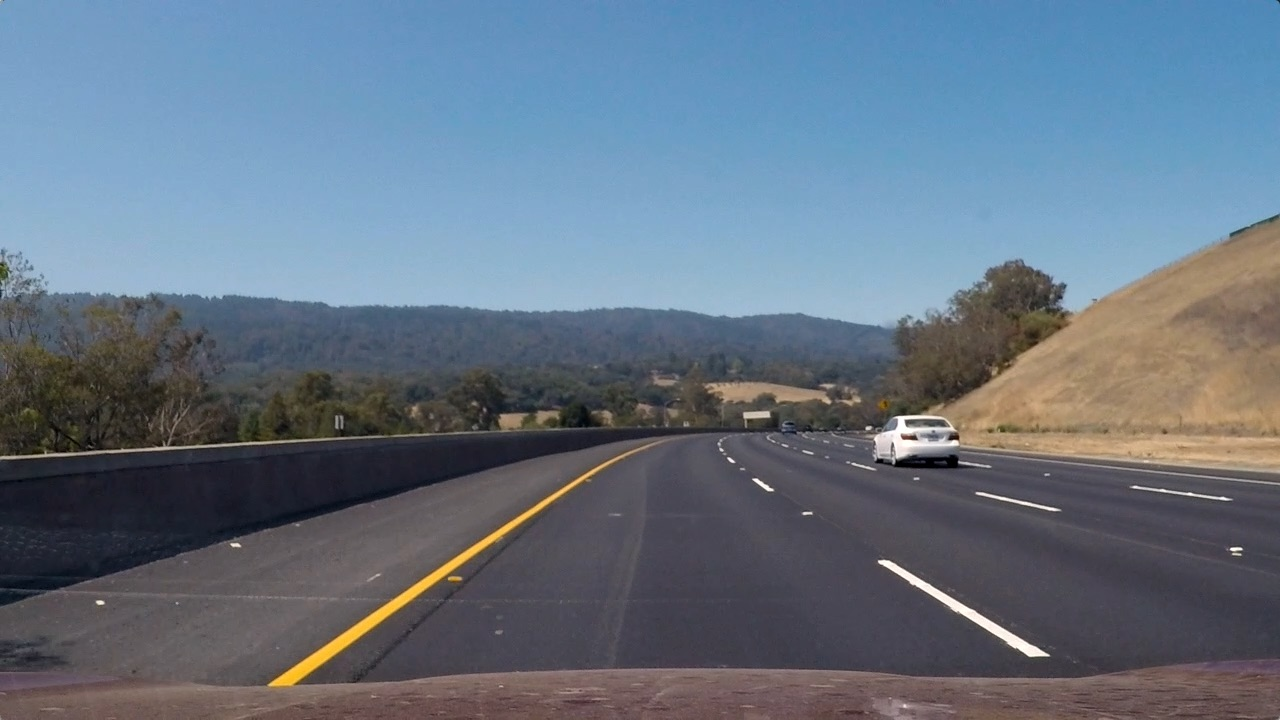
#> input picture computer_vision_deep_learning/machine_learning_object_tracking/test3.jpg, 1280 x 720 px
$ python -i search_classify.py   (imports and definitions only)   (older library calls are emulated)
#> lines starting #> are read from the running program, lines starting #| are printed output that depends on the picture
### computer_vision_deep_learning/machine_learning_object_tracking/lesson_functions.py
#!/usr/bin/python3.5
import matplotlib.image as mpimg
import numpy as np
import cv2
from skimage.feature import hog

# Define a function to return HOG features and visualization
def get_hog_features(img, orient, pix_per_cell, cell_per_block,\
                        vis=False, feature_vec=True):
    # Call with two outputs if vis==True
    if vis == True:
        features, hog_image = hog(img, orientations=orient,\
                                  pixels_per_cell=(pix_per_cell, pix_per_cell),\
                                  block_norm= 'L2-Hys',\
                                  cells_per_block=(cell_per_block, cell_per_block),\
                                  transform_sqrt=True,\
                                  visualise=vis, feature_vector=feature_vec)
        return features, hog_image

    # Otherwise call with one output
    else:
        features = hog(img, orientations=orient,\
                       pixels_per_cell=(pix_per_cell, pix_per_cell),\
                       cells_per_block=(cell_per_block, cell_per_block),\
                       block_norm= 'L2-Hys',\
                       transform_sqrt=True,\
                       visualise=vis, feature_vector=feature_vec)
        return features


# Define a function to compute binned color features
def bin_spatial(img, size=(32, 32)):
    # Use cv2.resize().ravel() to create the feature vector
    features = cv2.resize(img, size).ravel()
    # Return the feature vector
    return features


# Define a function to compute color histogram features
# NEED TO CHANGE bins_range if reading .png files with mpimg!
def color_hist(img, nbins=32, bins_range=(0, 256)):
    # Compute the histogram of the color channels separately
    channel1_hist = np.histogram(img[:,:,0], bins=nbins, range=bins_range)
    channel2_hist = np.histogram(img[:,:,1], bins=nbins, range=bins_range)
    channel3_hist = np.histogram(img[:,:,2], bins=nbins, range=bins_range)
    # Concatenate the histograms into a single feature vector
    hist_features = np.concatenate((channel1_hist[0], channel2_hist[0], channel3_hist[0]))
    # Return the individual histograms, bin_centers and feature vector
    return hist_features


# Define a function to extract features from a list of images
# Have this function call bin_spatial() and color_hist()
# [112 lines left out: functions extract_features, slide_window, draw_boxes, not called in this run]

### computer_vision_deep_learning/machine_learning_object_tracking/search_classify.py
#!/usr/bin/python3.5
import matplotlib.image as mpimg
import matplotlib.pyplot as plt
import numpy as np
import cv2
import glob
import time
import pickle
from sklearn.svm import LinearSVC
from sklearn.preprocessing import StandardScaler
from skimage.feature import hog
from lesson_functions import *
# NOTE: the next import is only valid for scikit-learn version <= 0.17
# for scikit-learn >= 0.18 use:
# from sklearn.model_selection import train_test_split
from sklearn.model_selection import train_test_split

# Define a function to extract features from a single image window
# This function is very similar to extract_features()
# just for a single image rather than list of images
def single_img_features(img, color_space='RGB', spatial_size=(32, 32),\
                        hist_bins=32, orient=9,\
                        pix_per_cell=8, cell_per_block=2, hog_channel=0,\
                        spatial_feat=True, hist_feat=True, hog_feat=True):
    #1) Define an empty list to receive features
    img_features = []
    #2) Apply color conversion if other than 'RGB'
    if color_space != 'RGB':
        if color_space == 'HSV':
            feature_image = cv2.cvtColor(img, cv2.COLOR_RGB2HSV)
        elif color_space == 'LUV':
            feature_image = cv2.cvtColor(img, cv2.COLOR_RGB2LUV)
        elif color_space == 'HLS':
            feature_image = cv2.cvtColor(img, cv2.COLOR_RGB2HLS)
        elif color_space == 'YUV':
            feature_image = cv2.cvtColor(img, cv2.COLOR_RGB2YUV)
        elif color_space == 'YCrCb':
            feature_image = cv2.cvtColor(img, cv2.COLOR_RGB2YCrCb)
    else: feature_image = np.copy(img)
    #3) Compute spatial features if flag is set
    if spatial_feat == True:
        spatial_features = bin_spatial(feature_image, size=spatial_size)
        #4) Append features to list
        img_features.append(spatial_features)
    #5) Compute histogram features if flag is set
    if hist_feat == True:
        hist_features = color_hist(feature_image, nbins=hist_bins)
        #6) Append features to list
        img_features.append(hist_features)
    #7) Compute HOG features if flag is set
    if hog_feat == True:
        if hog_channel == 'ALL':
            hog_features = []
            for channel in range(feature_image.shape[2]):
                hog_features.extend(get_hog_features(feature_image[:,:,channel],\
                                    orient, pix_per_cell, cell_per_block,\
                                    vis=False, feature_vec=True))
        else:
            hog_features = get_hog_features(feature_image[:,:,hog_channel], orient,\
                        pix_per_cell, cell_per_block, vis=False, feature_vec=True)
        #8) Append features to list
        img_features.append(hog_features)

    #9) Return concatenated array of features
    return np.concatenate(img_features)

# Define a function you will pass an image
# and the list of windows to be searched (output of slide_windows())
# [29 lines left out: function search_windows, not called in this run]

'''
# Read in cars and notcars
images = glob.glob('test_imgs/*.jpeg')
cars = []
notcars = []
for image in images:
    if 'image' in image or 'extra' in image:
        notcars.append(image)
    else:
        cars.append(image)

# Reduce the sample size because
# The quiz evaluator times out after 13s of CPU time
sample_size = 1100
cars = cars[0:sample_size]
notcars = notcars[0:sample_size]

### TODO: Tweak these parameters and see how the results change.
color_space = 'LUV' # Can be RGB, HSV, LUV, HLS, YUV, YCrCb
orient = 9  # HOG orientations
pix_per_cell = 8 # HOG pixels per cell
cell_per_block = 2 # HOG cells per block
hog_channel = 'ALL' # Can be 0, 1, 2, or "ALL"
spatial_size = (32, 32) # Spatial binning dimensions
hist_bins = 32   # Number of histogram bins
spatial_feat = True # Spatial features on or off
hist_feat = True # Histogram features on or off
hog_feat = True # HOG features on or off
y_start_stop = [None, None] # Min and max in y to search in slide_window()
x_start_stop = [None, None] # Min and max in y to search in slide_window()

car_features = extract_features(cars, color_space=color_space,\
                        spatial_size=spatial_size, hist_bins=hist_bins,\
                        orient=orient, pix_per_cell=pix_per_cell,\
                        cell_per_block=cell_per_block,\
                        hog_channel=hog_channel, spatial_feat=spatial_feat,\
                        hist_feat=hist_feat, hog_feat=hog_feat)
notcar_features = extract_features(notcars, color_space=color_space,\
                        spatial_size=spatial_size, hist_bins=hist_bins,\
                        orient=orient, pix_per_cell=pix_per_cell,\
                        cell_per_block=cell_per_block,\
                        hog_channel=hog_channel, spatial_feat=spatial_feat,\
                        hist_feat=hist_feat, hog_feat=hog_feat)
# Create an array stack of feature vectors
#[num_samples, num_features]
X = np.vstack((car_features, notcar_features)).astype(np.float64)

# Define the labels vector
y = np.hstack((np.ones(len(car_features)), np.zeros(len(notcar_features))))

# Split up data into randomized training and test sets
rand_state = np.random.randint(0, 100)
X_train, X_test, y_train, y_test = train_test_split(\
    X, y, test_size=0.25, random_state=rand_state)

# Fit a per-column scaler
X_scaler = StandardScaler().fit(X_train)
# Apply the scaler to X
X_train = X_scaler.transform(X_train)
X_test = X_scaler.transform(X_test)

print('Using:',orient,'orientations',pix_per_cell,\
    'pixels per cell and', cell_per_block,'cells per block')
print('Feature vector length:', len(X_train[0]))
# Use a linear SVC
svc = LinearSVC()
# Check the training time for the SVC
t=time.time()
svc.fit(X_train, y_train)
t2 = time.time()
print(round(t2-t, 2), 'Seconds to train SVC...')
# Check the score of the SVC
print('Test Accuracy of SVC = ', round(svc.score(X_test, y_test), 4))
# Check the prediction time for a single sample
t=time.time()
'''

color_space = 'LUV' # Can be RGB, HSV, LUV, HLS, YUV, YCrCb
orient = 9  # HOG orientations
pix_per_cell = 8 # HOG pixels per cell
cell_per_block = 2 # HOG cells per block
hog_channel = 'ALL' # Can be 0, 1, 2, or "ALL"
spatial_size = (32, 32) # Spatial binning dimensions
hist_bins = 32   # Number of histogram bins
spatial_feat = True # Spatial features on or off
hist_feat = True # Histogram features on or off
hog_feat = True # HOG features on or off
y_start_stop = [400, 600] # Min and max in y to search in slide_window()
x_start_stop = [None, None] # Min and max in y to search in slide_window()
pickfile = "train_model0.p"
# [1 line not run here, left out]
# [1 line that did not run here, left out]
# [1 line that did not run here, left out]
# [1 line not run here, left out]
# [1 line that did not run here, left out]

# Uncomment the following line if you extracted training
# data from .png images (scaled 0 to 1 by mpimg) and the
# image you are searching is a .jpg (scaled 0 to 255)
#image = image.astype(np.float32)/255

# [2 lines that did not run here, left out]

# [6 lines that did not run here, left out]

# [1 line that did not run here, left out]

# [2 lines not run here, left out]

>>> import cv2
>>> picture = cv2.cvtColor(cv2.imread('test3.jpg'), cv2.COLOR_BGR2RGB)
>>> result = single_img_features(picture)
#> in bin_spatial, `features = cv2.resize(img, size).ravel()`: features = 3072 values, max 255 at index 2712, min 12 at index 2403, mean 115.9
#> in single_img_features, `spatial_features = bin_spatial(feature_image, size=spatial_size)`: spatial_features has the same summary as features in bin_spatial
#> in color_hist, `hist_features = np.concatenate((channel1_hist[0], channel2_hist[0], ch..`: hist_features = 96 values, max 140896 at index 89, min 252 at index 58, mean 28800
#> in get_hog_features, `features = hog(img, orientations=orient,\ pixels_per_cell=(pix_per_cel..`:
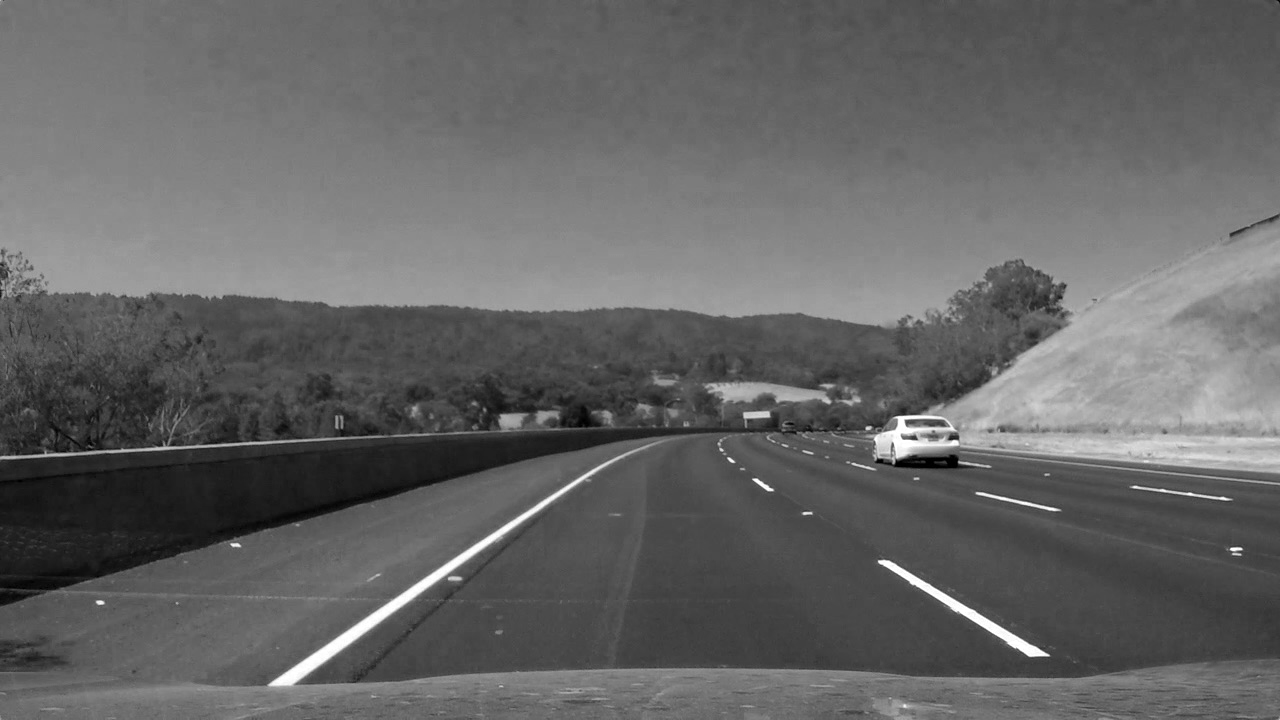
#> img: shape (720, 1280); min 0, max 255, mean 101.1

$ run again, on computer_vision_deep_learning/machine_learning_object_tracking/test1.jpg
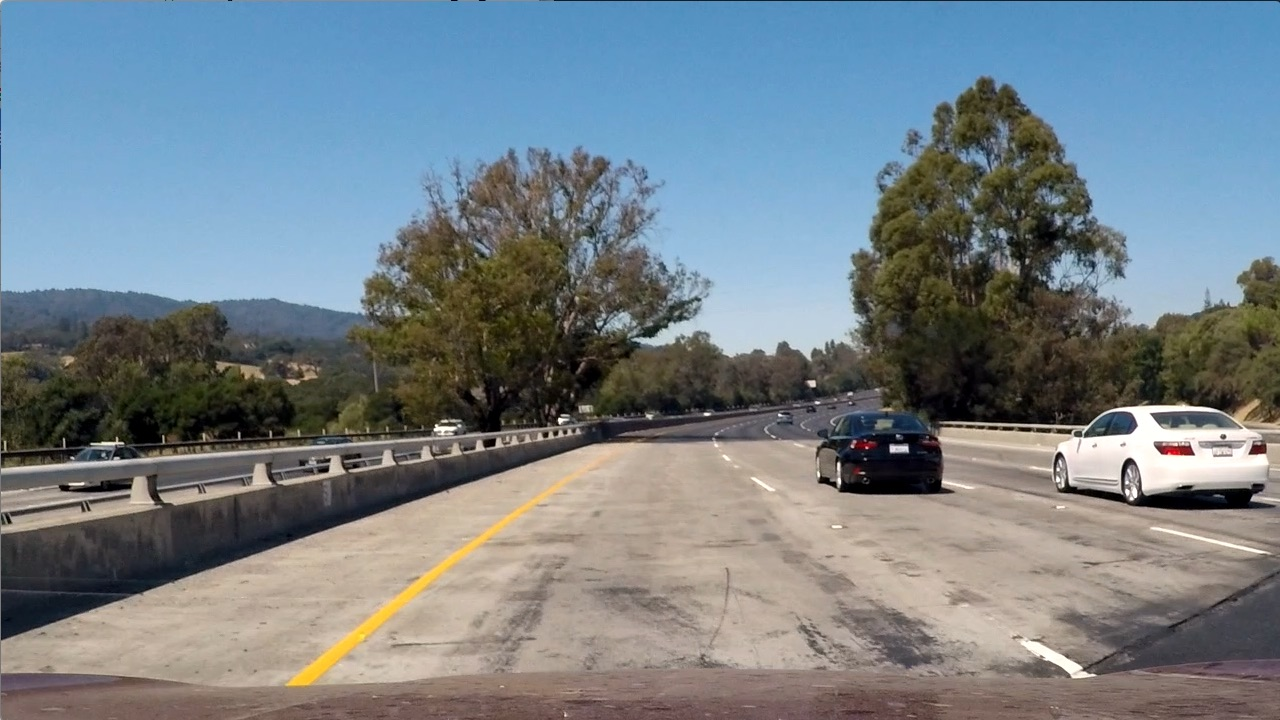
#> input picture computer_vision_deep_learning/machine_learning_object_tracking/test1.jpg, 1280 x 720 px
#> features = 3072 values, max 255 at index 1813, min 0 at index 1737, mean 127.1
#> spatial_features has the same summary as features in bin_spatial
#> in color_hist, `hist_features = np.concatenate((channel1_hist[0], channel2_hist[0], ch..`: hist_features = 96 values, max 111331 at index 89, min 936 at index 60, mean 28800
#> in get_hog_features, `features = hog(img, orientations=orient,\ pixels_per_cell=(pix_per_cel..`:
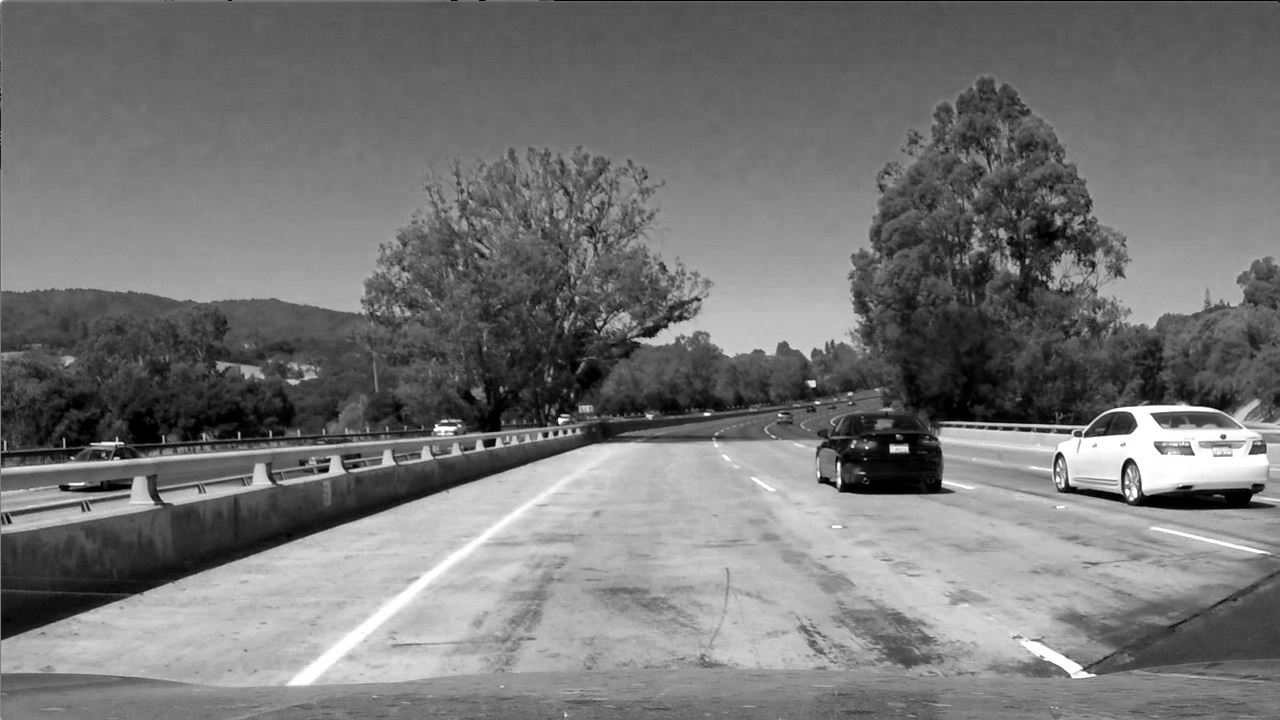
#> img: shape (720, 1280); min 0, max 255, mean 117.5

$ run again, on computer_vision_deep_learning/machine_learning_object_tracking/test2.jpg
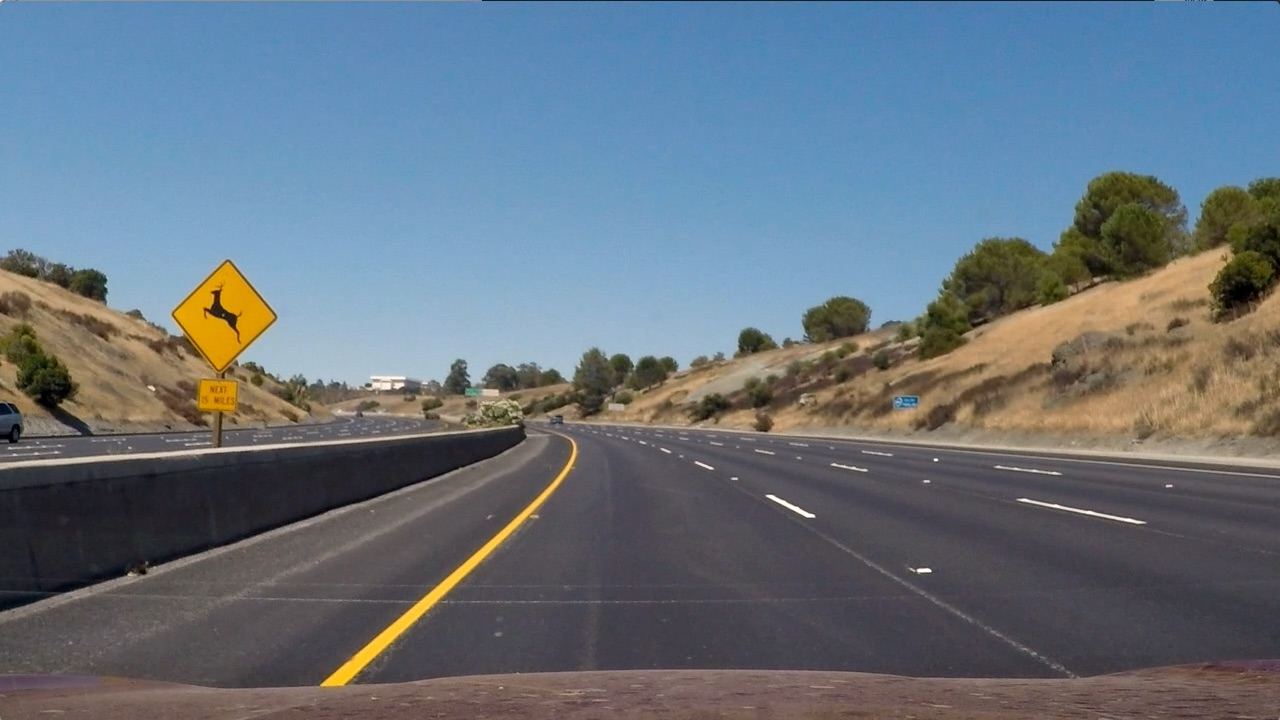
#> input picture computer_vision_deep_learning/machine_learning_object_tracking/test2.jpg, 1280 x 720 px
#> features = 3072 values, max 253 at index 2433, min 0 at index 1361, mean 113.6
#> spatial_features has the same summary as features in bin_spatial
#> in color_hist, `hist_features = np.concatenate((channel1_hist[0], channel2_hist[0], ch..`: hist_features = 96 values, max 117155 at index 74, min 82 at index 95, mean 28800
#> in get_hog_features, `features = hog(img, orientations=orient,\ pixels_per_cell=(pix_per_cel..`:
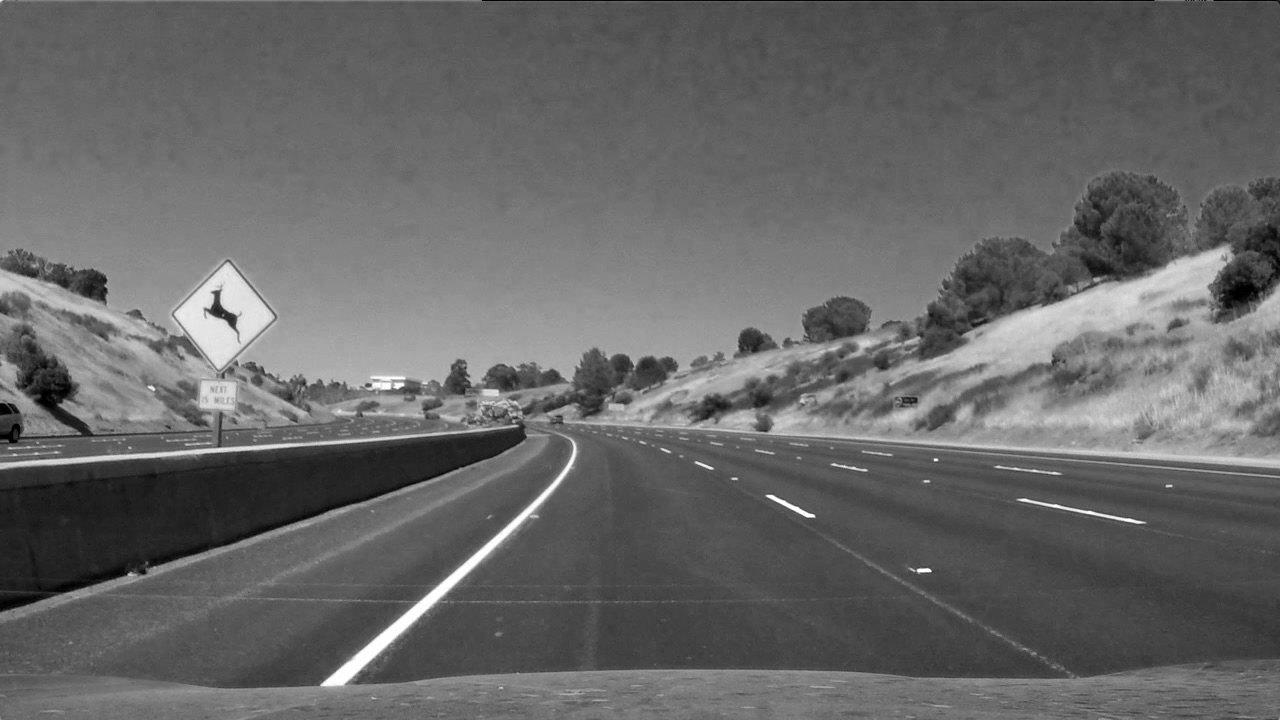
#> img: shape (720, 1280); min 0, max 255, mean 102.8
